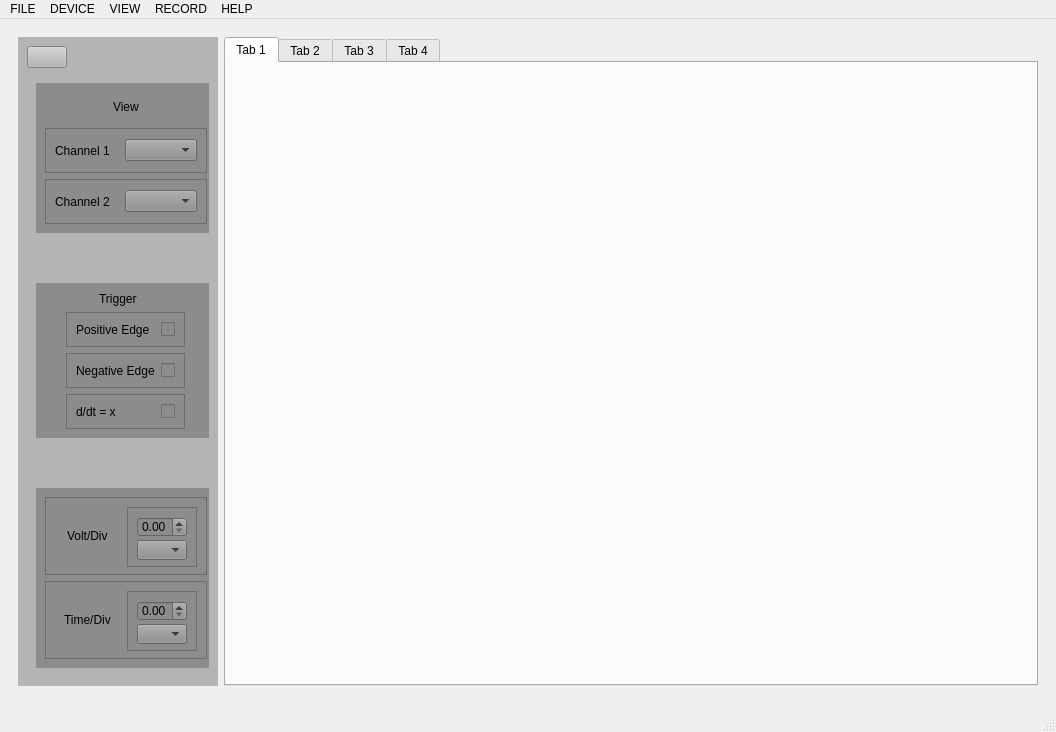
<?xml version="1.0" encoding="UTF-8"?>
<ui version="4.0">
 <class>MainWindow</class>
 <widget class="QMainWindow" name="MainWindow">
  <property name="geometry">
   <rect>
    <x>0</x>
    <y>0</y>
    <width>1056</width>
    <height>732</height>
   </rect>
  </property>
  <property name="sizePolicy">
   <sizepolicy hsizetype="Expanding" vsizetype="Expanding">
    <horstretch>0</horstretch>
    <verstretch>0</verstretch>
   </sizepolicy>
  </property>
  <property name="windowTitle">
   <string>MainWindow</string>
  </property>
  <widget class="QWidget" name="centralwidget">
   <layout class="QGridLayout" name="gridLayout">
    <item row="1" column="0">
     <widget class="Line" name="line">
      <property name="minimumSize">
       <size>
        <width>5</width>
        <height>0</height>
       </size>
      </property>
      <property name="orientation">
       <enum>Qt::Orientation::Vertical</enum>
      </property>
     </widget>
    </item>
    <item row="0" column="0">
     <widget class="QWidget" name="widget_2" native="true">
      <property name="sizePolicy">
       <sizepolicy hsizetype="Expanding" vsizetype="Expanding">
        <horstretch>0</horstretch>
        <verstretch>0</verstretch>
       </sizepolicy>
      </property>
      <property name="minimumSize">
       <size>
        <width>0</width>
        <height>0</height>
       </size>
      </property>
      <property name="maximumSize">
       <size>
        <width>16777215</width>
        <height>16777215</height>
       </size>
      </property>
      <layout class="QHBoxLayout" name="horizontalLayout_8">
       <item alignment="Qt::AlignmentFlag::AlignHCenter">
        <widget class="QWidget" name="widget" native="true">
         <property name="sizePolicy">
          <sizepolicy hsizetype="Preferred" vsizetype="Expanding">
           <horstretch>0</horstretch>
           <verstretch>0</verstretch>
          </sizepolicy>
         </property>
         <property name="maximumSize">
          <size>
           <width>200</width>
           <height>16777215</height>
          </size>
         </property>
         <property name="styleSheet">
          <string notr="true">
background-color:rgb(180, 180, 180)

</string>
         </property>
         <layout class="QVBoxLayout" name="verticalLayout_2">
          <item alignment="Qt::AlignmentFlag::AlignLeft|Qt::AlignmentFlag::AlignTop">
           <widget class="QPushButton" name="menubtn">
            <property name="text">
             <string/>
            </property>
            <property name="icon">
             <iconset theme="QIcon::ThemeIcon::ApplicationExit"/>
            </property>
            <property name="checkable">
             <bool>true</bool>
            </property>
            <property name="autoExclusive">
             <bool>true</bool>
            </property>
           </widget>
          </item>
          <item alignment="Qt::AlignmentFlag::AlignHCenter">
           <widget class="QWidget" name="GraphWid" native="true">
            <property name="sizePolicy">
             <sizepolicy hsizetype="Preferred" vsizetype="Expanding">
              <horstretch>0</horstretch>
              <verstretch>0</verstretch>
             </sizepolicy>
            </property>
            <property name="minimumSize">
             <size>
              <width>150</width>
              <height>100</height>
             </size>
            </property>
            <layout class="QVBoxLayout" name="verticalLayout">
             <item alignment="Qt::AlignmentFlag::AlignLeft|Qt::AlignmentFlag::AlignTop">
              <widget class="QWidget" name="ViewWid" native="true">
               <property name="minimumSize">
                <size>
                 <width>180</width>
                 <height>150</height>
                </size>
               </property>
               <property name="maximumSize">
                <size>
                 <width>100</width>
                 <height>80</height>
                </size>
               </property>
               <property name="styleSheet">
                <string notr="true">
background-color:rgb(140, 140, 140)

</string>
               </property>
               <layout class="QGridLayout" name="gridLayout_3">
                <item row="2" column="0">
                 <widget class="QFrame" name="frame_2">
                  <property name="frameShape">
                   <enum>QFrame::Shape::StyledPanel</enum>
                  </property>
                  <property name="frameShadow">
                   <enum>QFrame::Shadow::Raised</enum>
                  </property>
                  <layout class="QHBoxLayout" name="horizontalLayout_7">
                   <item>
                    <widget class="QLabel" name="label_7">
                     <property name="text">
                      <string>Channel 2</string>
                     </property>
                    </widget>
                   </item>
                   <item>
                    <widget class="QComboBox" name="FFTcomb_2"/>
                   </item>
                  </layout>
                 </widget>
                </item>
                <item row="0" column="0" alignment="Qt::AlignmentFlag::AlignHCenter">
                 <widget class="QLabel" name="label">
                  <property name="maximumSize">
                   <size>
                    <width>16777215</width>
                    <height>30</height>
                   </size>
                  </property>
                  <property name="text">
                   <string>View</string>
                  </property>
                 </widget>
                </item>
                <item row="1" column="0">
                 <widget class="QFrame" name="frame">
                  <property name="frameShape">
                   <enum>QFrame::Shape::StyledPanel</enum>
                  </property>
                  <property name="frameShadow">
                   <enum>QFrame::Shadow::Raised</enum>
                  </property>
                  <layout class="QHBoxLayout" name="horizontalLayout_6">
                   <item>
                    <widget class="QLabel" name="label_6">
                     <property name="text">
                      <string>Channel 1</string>
                     </property>
                    </widget>
                   </item>
                   <item>
                    <widget class="QComboBox" name="FFTcomb"/>
                   </item>
                  </layout>
                 </widget>
                </item>
               </layout>
              </widget>
             </item>
             <item>
              <spacer name="verticalSpacer">
               <property name="orientation">
                <enum>Qt::Orientation::Vertical</enum>
               </property>
               <property name="sizeHint" stdset="0">
                <size>
                 <width>20</width>
                 <height>40</height>
                </size>
               </property>
              </spacer>
             </item>
             <item alignment="Qt::AlignmentFlag::AlignLeft">
              <widget class="QWidget" name="TriggerWid" native="true">
               <property name="minimumSize">
                <size>
                 <width>180</width>
                 <height>150</height>
                </size>
               </property>
               <property name="maximumSize">
                <size>
                 <width>100</width>
                 <height>180</height>
                </size>
               </property>
               <property name="styleSheet">
                <string notr="true">
background-color:rgb(140, 140, 140)

</string>
               </property>
               <layout class="QGridLayout" name="gridLayout_4">
                <item row="6" column="0">
                 <widget class="QFrame" name="ddtfr">
                  <property name="maximumSize">
                   <size>
                    <width>16777215</width>
                    <height>40</height>
                   </size>
                  </property>
                  <property name="frameShape">
                   <enum>QFrame::Shape::StyledPanel</enum>
                  </property>
                  <property name="frameShadow">
                   <enum>QFrame::Shadow::Raised</enum>
                  </property>
                  <layout class="QHBoxLayout" name="horizontalLayout_3">
                   <item>
                    <widget class="QLabel" name="label_5">
                     <property name="maximumSize">
                      <size>
                       <width>100</width>
                       <height>50</height>
                      </size>
                     </property>
                     <property name="text">
                      <string>d/dt = x</string>
                     </property>
                    </widget>
                   </item>
                   <item alignment="Qt::AlignmentFlag::AlignRight">
                    <widget class="QCheckBox" name="ddtch">
                     <property name="text">
                      <string/>
                     </property>
                    </widget>
                   </item>
                  </layout>
                 </widget>
                </item>
                <item row="3" column="0">
                 <widget class="QLabel" name="label_2">
                  <property name="maximumSize">
                   <size>
                    <width>100</width>
                    <height>30</height>
                   </size>
                  </property>
                  <property name="text">
                   <string>          Trigger</string>
                  </property>
                 </widget>
                </item>
                <item row="5" column="0">
                 <widget class="QFrame" name="Negfr">
                  <property name="maximumSize">
                   <size>
                    <width>16777215</width>
                    <height>40</height>
                   </size>
                  </property>
                  <property name="frameShape">
                   <enum>QFrame::Shape::StyledPanel</enum>
                  </property>
                  <property name="frameShadow">
                   <enum>QFrame::Shadow::Raised</enum>
                  </property>
                  <layout class="QHBoxLayout" name="horizontalLayout_2">
                   <item>
                    <widget class="QLabel" name="label_4">
                     <property name="maximumSize">
                      <size>
                       <width>100</width>
                       <height>16777215</height>
                      </size>
                     </property>
                     <property name="text">
                      <string>Negative Edge</string>
                     </property>
                    </widget>
                   </item>
                   <item alignment="Qt::AlignmentFlag::AlignRight">
                    <widget class="QCheckBox" name="NegativeEdgech">
                     <property name="text">
                      <string/>
                     </property>
                    </widget>
                   </item>
                  </layout>
                 </widget>
                </item>
                <item row="4" column="0">
                 <widget class="QFrame" name="Posfr">
                  <property name="maximumSize">
                   <size>
                    <width>16777215</width>
                    <height>40</height>
                   </size>
                  </property>
                  <property name="frameShape">
                   <enum>QFrame::Shape::StyledPanel</enum>
                  </property>
                  <property name="frameShadow">
                   <enum>QFrame::Shadow::Raised</enum>
                  </property>
                  <layout class="QHBoxLayout" name="horizontalLayout">
                   <item>
                    <widget class="QLabel" name="label_3">
                     <property name="maximumSize">
                      <size>
                       <width>100</width>
                       <height>16777215</height>
                      </size>
                     </property>
                     <property name="text">
                      <string>Positive Edge</string>
                     </property>
                    </widget>
                   </item>
                   <item alignment="Qt::AlignmentFlag::AlignRight">
                    <widget class="QCheckBox" name="PositiveEdgech">
                     <property name="text">
                      <string/>
                     </property>
                    </widget>
                   </item>
                  </layout>
                 </widget>
                </item>
               </layout>
              </widget>
             </item>
             <item>
              <spacer name="verticalSpacer_2">
               <property name="orientation">
                <enum>Qt::Orientation::Vertical</enum>
               </property>
               <property name="sizeHint" stdset="0">
                <size>
                 <width>20</width>
                 <height>40</height>
                </size>
               </property>
              </spacer>
             </item>
             <item>
              <widget class="QWidget" name="TimeVolDivWid" native="true">
               <property name="minimumSize">
                <size>
                 <width>180</width>
                 <height>180</height>
                </size>
               </property>
               <property name="maximumSize">
                <size>
                 <width>16777215</width>
                 <height>180</height>
                </size>
               </property>
               <property name="styleSheet">
                <string notr="true">
background-color:rgb(140, 140, 140)

</string>
               </property>
               <layout class="QVBoxLayout" name="verticalLayout_3">
                <item>
                 <widget class="QFrame" name="VolDivFr">
                  <property name="minimumSize">
                   <size>
                    <width>150</width>
                    <height>50</height>
                   </size>
                  </property>
                  <property name="maximumSize">
                   <size>
                    <width>16777215</width>
                    <height>90</height>
                   </size>
                  </property>
                  <property name="frameShape">
                   <enum>QFrame::Shape::StyledPanel</enum>
                  </property>
                  <property name="frameShadow">
                   <enum>QFrame::Shadow::Raised</enum>
                  </property>
                  <layout class="QHBoxLayout" name="horizontalLayout_5">
                   <item alignment="Qt::AlignmentFlag::AlignHCenter|Qt::AlignmentFlag::AlignVCenter">
                    <widget class="QLabel" name="label_9">
                     <property name="text">
                      <string>Volt/Div</string>
                     </property>
                    </widget>
                   </item>
                   <item alignment="Qt::AlignmentFlag::AlignRight|Qt::AlignmentFlag::AlignVCenter">
                    <widget class="QFrame" name="selframe1">
                     <property name="minimumSize">
                      <size>
                       <width>0</width>
                       <height>60</height>
                      </size>
                     </property>
                     <property name="maximumSize">
                      <size>
                       <width>70</width>
                       <height>60</height>
                      </size>
                     </property>
                     <property name="frameShape">
                      <enum>QFrame::Shape::StyledPanel</enum>
                     </property>
                     <property name="frameShadow">
                      <enum>QFrame::Shadow::Raised</enum>
                     </property>
                     <layout class="QVBoxLayout" name="verticalLayout_5">
                      <item>
                       <widget class="QDoubleSpinBox" name="voltdiv_spbx">
                        <property name="minimumSize">
                         <size>
                          <width>50</width>
                          <height>20</height>
                         </size>
                        </property>
                        <property name="maximumSize">
                         <size>
                          <width>50</width>
                          <height>20</height>
                         </size>
                        </property>
                       </widget>
                      </item>
                      <item>
                       <widget class="QComboBox" name="voltdiv_cb">
                        <property name="minimumSize">
                         <size>
                          <width>50</width>
                          <height>20</height>
                         </size>
                        </property>
                        <property name="maximumSize">
                         <size>
                          <width>50</width>
                          <height>22</height>
                         </size>
                        </property>
                       </widget>
                      </item>
                     </layout>
                    </widget>
                   </item>
                  </layout>
                 </widget>
                </item>
                <item>
                 <widget class="QFrame" name="TimeDiv">
                  <property name="minimumSize">
                   <size>
                    <width>150</width>
                    <height>50</height>
                   </size>
                  </property>
                  <property name="maximumSize">
                   <size>
                    <width>16777215</width>
                    <height>90</height>
                   </size>
                  </property>
                  <property name="frameShape">
                   <enum>QFrame::Shape::StyledPanel</enum>
                  </property>
                  <property name="frameShadow">
                   <enum>QFrame::Shadow::Raised</enum>
                  </property>
                  <layout class="QHBoxLayout" name="horizontalLayout_4">
                   <item alignment="Qt::AlignmentFlag::AlignHCenter|Qt::AlignmentFlag::AlignVCenter">
                    <widget class="QLabel" name="label_8">
                     <property name="text">
                      <string>Time/Div</string>
                     </property>
                    </widget>
                   </item>
                   <item alignment="Qt::AlignmentFlag::AlignRight|Qt::AlignmentFlag::AlignVCenter">
                    <widget class="QFrame" name="selframe2">
                     <property name="minimumSize">
                      <size>
                       <width>0</width>
                       <height>60</height>
                      </size>
                     </property>
                     <property name="maximumSize">
                      <size>
                       <width>70</width>
                       <height>60</height>
                      </size>
                     </property>
                     <property name="frameShape">
                      <enum>QFrame::Shape::StyledPanel</enum>
                     </property>
                     <property name="frameShadow">
                      <enum>QFrame::Shadow::Raised</enum>
                     </property>
                     <layout class="QVBoxLayout" name="verticalLayout_4">
                      <item>
                       <widget class="QDoubleSpinBox" name="timediv_spbx">
                        <property name="minimumSize">
                         <size>
                          <width>50</width>
                          <height>20</height>
                         </size>
                        </property>
                        <property name="maximumSize">
                         <size>
                          <width>50</width>
                          <height>20</height>
                         </size>
                        </property>
                       </widget>
                      </item>
                      <item alignment="Qt::AlignmentFlag::AlignHCenter|Qt::AlignmentFlag::AlignTop">
                       <widget class="QComboBox" name="timediv_cb">
                        <property name="sizePolicy">
                         <sizepolicy hsizetype="Fixed" vsizetype="Fixed">
                          <horstretch>0</horstretch>
                          <verstretch>0</verstretch>
                         </sizepolicy>
                        </property>
                        <property name="minimumSize">
                         <size>
                          <width>50</width>
                          <height>20</height>
                         </size>
                        </property>
                        <property name="maximumSize">
                         <size>
                          <width>50</width>
                          <height>22</height>
                         </size>
                        </property>
                       </widget>
                      </item>
                     </layout>
                    </widget>
                   </item>
                  </layout>
                 </widget>
                </item>
               </layout>
              </widget>
             </item>
            </layout>
           </widget>
          </item>
         </layout>
        </widget>
       </item>
       <item>
        <widget class="QTabWidget" name="tabWidget">
         <property name="currentIndex">
          <number>0</number>
         </property>
         <widget class="QWidget" name="tab_1">
          <attribute name="title">
           <string>Tab 1</string>
          </attribute>
         </widget>
         <widget class="QWidget" name="tab_2">
          <attribute name="title">
           <string>Tab 2</string>
          </attribute>
         </widget>
         <widget class="QWidget" name="tab_3">
          <attribute name="title">
           <string>Tab 3</string>
          </attribute>
         </widget>
         <widget class="QWidget" name="tab_4">
          <attribute name="title">
           <string>Tab 4</string>
          </attribute>
         </widget>
        </widget>
       </item>
      </layout>
     </widget>
    </item>
   </layout>
  </widget>
  <widget class="QMenuBar" name="menubar">
   <property name="geometry">
    <rect>
     <x>0</x>
     <y>0</y>
     <width>1056</width>
     <height>33</height>
    </rect>
   </property>
   <widget class="QMenu" name="menuFILE">
    <property name="title">
     <string>FILE</string>
    </property>
    <addaction name="actionSave"/>
    <addaction name="actionQuit"/>
   </widget>
   <widget class="QMenu" name="menuEDIT">
    <property name="title">
     <string>DEVICE</string>
    </property>
    <addaction name="actionConnected_Device"/>
   </widget>
   <widget class="QMenu" name="menuVIEW">
    <property name="title">
     <string>VIEW</string>
    </property>
    <widget class="QMenu" name="menuDomain_Type">
     <property name="title">
      <string>Domain Type</string>
     </property>
     <addaction name="actionFrequency_Domain"/>
     <addaction name="actionTime_Domain"/>
    </widget>
    <widget class="QMenu" name="menuVoltage_Division">
     <property name="title">
      <string>Voltage Division</string>
     </property>
     <addaction name="actionMain_View"/>
    </widget>
    <widget class="QMenu" name="menuTime_Division">
     <property name="title">
      <string>Time Division</string>
     </property>
     <addaction name="actionMain_View_2"/>
    </widget>
    <addaction name="menuDomain_Type"/>
    <addaction name="menuVoltage_Division"/>
    <addaction name="menuTime_Division"/>
   </widget>
   <widget class="QMenu" name="menuRECORD">
    <property name="title">
     <string>RECORD</string>
    </property>
    <addaction name="actionStart_Recording"/>
   </widget>
   <widget class="QMenu" name="menuHELP">
    <property name="title">
     <string>HELP</string>
    </property>
    <addaction name="actionInformation"/>
   </widget>
   <addaction name="menuFILE"/>
   <addaction name="menuEDIT"/>
   <addaction name="menuVIEW"/>
   <addaction name="menuRECORD"/>
   <addaction name="menuHELP"/>
  </widget>
  <widget class="QStatusBar" name="statusbar"/>
  <action name="actionSave">
   <property name="text">
    <string>Save</string>
   </property>
  </action>
  <action name="actionQuit">
   <property name="text">
    <string>Quit</string>
   </property>
  </action>
  <action name="actionStart_Recording">
   <property name="text">
    <string>Start Recording</string>
   </property>
  </action>
  <action name="actionInformation">
   <property name="text">
    <string>Information</string>
   </property>
  </action>
  <action name="actionFrequency_Domain">
   <property name="text">
    <string>Frequency Domain</string>
   </property>
  </action>
  <action name="actionTime_Domain">
   <property name="text">
    <string>Time Domain</string>
   </property>
  </action>
  <action name="actionMain_View">
   <property name="text">
    <string>Main View</string>
   </property>
  </action>
  <action name="actionMain_View_2">
   <property name="text">
    <string>Main View</string>
   </property>
  </action>
  <action name="actionConnected_Device">
   <property name="text">
    <string>Connected Device</string>
   </property>
  </action>
 </widget>
 <resources/>
 <connections>
  <connection>
   <sender>menubtn</sender>
   <signal>toggled(bool)</signal>
   <receiver>GraphWid</receiver>
   <slot>setVisible(bool)</slot>
   <hints>
    <hint type="sourcelabel">
     <x>49</x>
     <y>78</y>
    </hint>
    <hint type="destinationlabel">
     <x>97</x>
     <y>127</y>
    </hint>
   </hints>
  </connection>
 </connections>
</ui>
